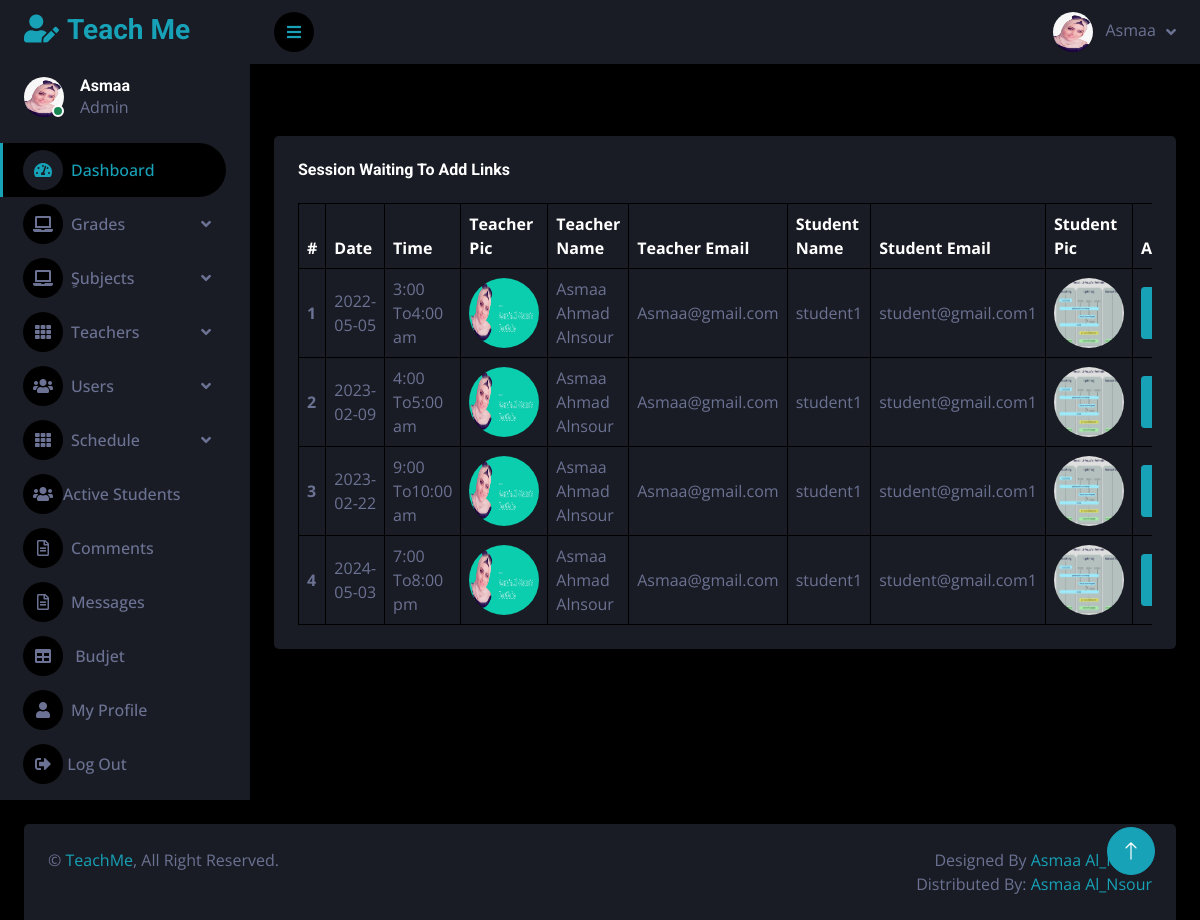
The page /Source Code/private_online_sessions/admin_area/index.php?insert_link (signed in) on the database its author committed.
### tables this page shows
CREATE TABLE `users` (
  `id` int(11) NOT NULL,
  `full_name` varchar(255) NOT NULL,
  `email` varchar(255) NOT NULL,
  `age` int(11) NOT NULL,
  `password` varchar(255) NOT NULL,
  `phone` varchar(50) NOT NULL,
  `user_type` varchar(50) NOT NULL DEFAULT 'user',
  `address` varchar(255) NOT NULL,
  `profile_pic` varchar(255) NOT NULL,
  `subject` varchar(255) DEFAULT NULL,
  `delete_user` int(11) NOT NULL DEFAULT 1
);

CREATE TABLE `booking` (
  `id` int(11) NOT NULL,
  `user_id` int(11) NOT NULL,
  `teacher_id` int(11) NOT NULL,
  `time_id` int(11) NOT NULL,
  `card_number` int(30) NOT NULL,
  `earnings` int(11) NOT NULL DEFAULT 0,
  `link` varchar(255) NOT NULL DEFAULT '0',
  `delete_session` int(11) NOT NULL DEFAULT 1
);

CREATE TABLE `available_time` (
  `id` int(11) NOT NULL,
  `teacher_id` int(11) NOT NULL,
  `date` date NOT NULL,
  `time` int(11) NOT NULL,
  `am_pm` varchar(30) NOT NULL,
  `available` int(11) NOT NULL DEFAULT 1,
  `delete_unavailable` int(11) NOT NULL DEFAULT 1
);

CREATE TABLE `teachers` (
  `id` int(11) NOT NULL,
  `full_name` varchar(255) NOT NULL,
  `phone` varchar(15) NOT NULL,
  `email` varchar(150) NOT NULL,
  `password` varchar(11) NOT NULL,
  `subject_id` int(11) NOT NULL,
  `address` varchar(255) NOT NULL,
  `age` int(11) NOT NULL,
  `image` varchar(255) NOT NULL,
  `degree` varchar(255) NOT NULL,
  `degree_file` varchar(255) NOT NULL,
  `experience` varchar(255) NOT NULL,
  `experience_file` varchar(255) NOT NULL,
  `approval` int(11) NOT NULL DEFAULT 0 COMMENT '0 is not approved',
  `suspend` int(11) NOT NULL DEFAULT 1 COMMENT '0 is suspended',
  `delete_teacher` int(11) NOT NULL DEFAULT 1 COMMENT '0 is Deleted'
);

### Source Code/private_online_sessions/admin_area/insert_link.php (the view, shortened to what this page needs)
<?php
if(!isset($_SESSION['admin_email'])){
    echo "<script>window.open('../dashboard/login.php','_self')</script>";
}
else {
$get_b = "SELECT * FROM `booking` JOIN `available_time`
WHERE  booking.delete_session=1 AND booking.time_id=available_time.id AND link='0'
ORDER BY `available_time`.`date` ASC ";
?>
            <br><br>
            <div class="container-fluid pt-4 px-4">
                <div class="bg-secondary text-center rounded p-4">
                    <div class="d-flex align-items-center justify-content-between mb-4">
                        <h6 class="mb-0">Session Waiting To Add Links</h6>
                    </div>
                    <div class="table-responsive">
                        <table class="table text-start align-middle table-bordered table-hover mb-0">
                            <thead>
                                <tr class="text-white">
                                <th scope="col">#</th>
                                            <th scope="col">Date</th>
                                            <th scope="col">Time</th>
                                            <th scope="col">Teacher Pic</th>
                                            <th scope="col">Teacher Name</th>
                                            <th scope="col">Teacher Email</th>
                                            <th scope="col">Student Name</th>
                                            <th scope="col">Student Email</th>
                                            <th scope="col">Student Pic</th>
                                            <th scope="col">Action</th>
                                </tr>
                            </thead>
                            <tbody>
                            <?php
                      $x=1;
                      if ($result = $con->query($get_b) ) {
                          while($row = $result->fetch_assoc() ){
                            $student_id =$row['user_id'];
                            $get_student = "SELECT * FROM `users` WHERE id=$student_id ";
                            $run_student = mysqli_query($con,$get_student);
$row_student=mysqli_fetch_array($run_student);
$teacher_id =$row['teacher_id'];
$get_teacher = "SELECT * FROM `teachers` WHERE id=$teacher_id ";
$run_teacher = mysqli_query($con,$get_teacher);
$row_teacher=mysqli_fetch_array($run_teacher);
                          ?>
                                        <tr>
                                            <th scope="row"><?php echo $x ?></th>
                                            <td><?php echo $row['date'] ?></td>
                                            <td><?php echo $row['time'].':00 To' .$row['time']+1 .':00 '.$row['am_pm']?></td>
                                            <td>  <img
                class="rounded-circle"
                src="<?php if ($row_teacher['image']==null){echo './img/about-2.jpg';}else{echo '../admin_area/user_image/'.$row_teacher['image'];}  ?>"
                style="width: 70px; height: 70px"
                alt="Image"
              /></td>
                                            <td><?php echo $row_teacher['full_name']?></td>
                                            <td><?php echo $row_teacher['email']?></td>
                                            <td><?php echo $row_student['full_name']?></td>
                                            <td><?php echo $row_student['email']?></td>
                                            <td>  <img
                class="rounded-circle"
                src="<?php if ($row_student['profile_pic']==null){echo './img/about-2.jpg';}else{echo '../admin_area/user_image/'.$row_student['profile_pic'];}  ?>"
                style="width: 70px; height: 70px"
                alt="Image"
              /></td>
                                            <td><a class="btn btn-sm btn-primary" href="index.php?edit_link=<?php echo $row['id']; ?>">Add Link</a></td>
                                        </tr>
                                        <?php
                                            $x=$x+1;
                                        }}
       ?>
                            </tbody>
                        </table>
                    </div>
                </div>
            </div>
<?php } ?>

### Source Code/private_online_sessions/admin_area/sidebar.php (shortened to what this page needs)
<?php
include("includes/db.php");
if(!isset($_SESSION['admin_email'])){
echo "<script>window.open('../dashboard/login.php','_self')</script>";
}
else {
    $email=$_SESSION['admin_email'];
    $get_admin = "SELECT * FROM users WHERE email ='$email'";
    $run_admin = mysqli_query($con,$get_admin);
    $row_admin = mysqli_fetch_array($run_admin);
?>
<body>
    <div class="container-fluid position-relative d-flex p-0">
        <div class="sidebar pe-4 pb-3">
            <nav class="navbar bg-secondary navbar-dark">
                <a href="index.php?dashboard" class="navbar-brand mx-4 mb-3">
                    <h3 class="text-primary"><i class="fa fa-user-edit me-2"></i>Teach Me</h3>
                </a>
                <div class="d-flex align-items-center ms-4 mb-4">
                    <div class="position-relative">
                        <img class="rounded-circle" src="../admin_area/user_image/<?php echo $row_admin['profile_pic']; ?>" alt="" style="width: 40px; height: 40px;">
                        <div class="bg-success rounded-circle border border-2 border-white position-absolute end-0 bottom-0 p-1"></div>
                    </div>
                    <div class="ms-3">
                        <h6 class="mb-0"><?php echo $row_admin['full_name'] ;?></h6>
                        <span>Admin</span>
                    </div>
                </div>
                <div class="navbar-nav w-100">
                <a href="index.php?dashboard" class="nav-item nav-link active"><i class="fa fa-tachometer-alt me-2"></i>Dashboard</a>
                <div class="nav-item dropdown">
                        <a href="#" class="nav-link dropdown-toggle" data-bs-toggle="dropdown"><i class="fa fa-laptop me-2"></i>Grades</a>
                    </div>
                <div class="nav-item dropdown">
                        <a href="#" class="nav-link dropdown-toggle" data-bs-toggle="dropdown"><i class="fa fa-laptop me-2"></i>ٍSubjects</a>
                    </div>
                    <div class="nav-item dropdown">
                        <a href="#" class="nav-link dropdown-toggle" data-bs-toggle="dropdown"><i class="fa fa-th me-2"></i>Teachers</a>
                    </div>
                    <div class="nav-item dropdown">
                        <a href="#" class="nav-link dropdown-toggle" data-bs-toggle="dropdown"><i class="fa fa-users me-2"></i>Users</a>
                    </div>
                    <div class="nav-item dropdown">
                <a href="#" class="nav-link dropdown-toggle" data-bs-toggle="dropdown"><i class="fa fa-th me-2"></i>Schedule</a>
                </div>
                    <a href="index.php?student" class="nav-item nav-link"><i class="fas fa-users"></i>Active Students</a>
                    <a href="index.php?comment" class="nav-item nav-link"><i class="far fa-file-alt me-2"></i>Comments</a>
                    <a href="index.php?message" class="nav-item nav-link"><i class="far fa-file-alt me-2"></i>Messages</a>
                                   <a href="index.php?budjet" class="nav-item nav-link"><i class="fa fa-table me-2"></i> Budjet</a>
                    <a href="index.php?user_profile=<?php echo $id; ?>" class="nav-item nav-link"><i class="fa fa-user me-2"></i>My Profile</a>
                    <a href="index.php?logout" class="nav-item nav-link"><i class="fas fa-sign-out-alt"></i>  Log Out</a>
                </div>
            </nav>
        </div>
        <div class="content">
            <nav class="navbar navbar-expand bg-secondary navbar-dark sticky-top px-4 py-0">
                <a href="#" class="sidebar-toggler flex-shrink-0">
                    <i class="fa fa-bars"></i>
                </a>
                <div class="navbar-nav align-items-center ms-auto">
                    <div class="nav-item dropdown">
                    <div class="nav-item dropdown">
                        <a href="#" class="nav-link dropdown-toggle" data-bs-toggle="dropdown">
                            <img class="rounded-circle me-lg-2" src="../admin_area/user_image/<?php echo $row_admin['profile_pic']; ?>" alt="" style="width: 40px; height: 40px;">
                            <span class="d-none d-lg-inline-flex"><?php echo $row_admin['full_name'] ;?></span>
                        </a>
                    </div>
                </div>
            </nav>
        <?php
 }
  ?>

### Source Code/private_online_sessions/admin_area/css/style.css (style rules this page uses)
:root { --primary: #17A2B8; --secondary: #191C24; --light: #6C7293; --dark: #000000; }
.btn { transition: .5s; }
.sidebar { position: fixed; top: 0; left: 0; bottom: 0; width: 250px; height: 100vh; overflow-y: auto; background: var(--secondary); transition: 0.5s; z-index: 999; }
.content { margin-left: 250px; min-height: 100vh; background: var(--dark); transition: 0.5s; }
@media (min-width: 992px) { .sidebar { margin-left: 0; } }
@media (min-width: 992px) { .content { width: calc(100% - 250px); } }
.sidebar .navbar .navbar-nav .nav-link { padding: 7px 20px; color: var(--light); font-weight: 500; border-left: 3px solid var(--secondary); border-radius: 0 30px 30px 0; outline: none; }
.sidebar .navbar .navbar-nav .nav-link:hover, .sidebar .navbar .navbar-nav .nav-link.active { color: var(--primary); background: var(--dark); border-color: var(--primary); }
.sidebar .navbar .navbar-nav .nav-link i { width: 40px; height: 40px; display: inline-flex; align-items: center; justify-content: center; background: var(--dark); border-radius: 40px; }
.sidebar .navbar .navbar-nav .nav-link:hover i, .sidebar .navbar .navbar-nav .nav-link.active i { background: var(--secondary); }
.sidebar .navbar .dropdown-toggle::after { position: absolute; top: 15px; right: 15px; border: none; content: "\f107"; font-family: "Font Awesome 5 Free"; font-weight: 900; transition: .5s; }
.content .navbar .navbar-nav .nav-link { margin-left: 25px; padding: 12px 0; color: var(--light); outline: none; }
.content .navbar .sidebar-toggler, .content .navbar .navbar-nav .nav-link i { width: 40px; height: 40px; display: inline-flex; align-items: center; justify-content: center; background: var(--dark); border-radius: 40px; }
.content .navbar .dropdown-toggle::after { margin-left: 6px; vertical-align: middle; border: none; content: "\f107"; font-family: "Font Awesome 5 Free"; font-weight: 900; transition: .5s; }

### rows shown on the page
users: profile_pic (picture), full_name "Asmaa"
booking: time.date "2022-05-05", time.time "3", $row['time']+1 "4", time.am_pm "am", teacher.image (picture), teacher.full_name "Asmaa Ahmad Alnsour", teacher.email "Asmaa@gmail.com", user.full_name "student1", user.email "student@gmail.com1", user.profile_pic (picture)
booking: time.date "2023-02-09", time.time "4", $row['time']+1 "5", time.am_pm "am", teacher.image (picture), teacher.full_name "Asmaa Ahmad Alnsour", teacher.email "Asmaa@gmail.com", user.full_name "student1", user.email "student@gmail.com1", user.profile_pic (picture)
booking: time.date "2023-02-22", time.time "9", $row['time']+1 "10", time.am_pm "am", teacher.image (picture), teacher.full_name "Asmaa Ahmad Alnsour", teacher.email "Asmaa@gmail.com", user.full_name "student1", user.email "student@gmail.com1", user.profile_pic (picture)
booking: time.date "2024-05-03", time.time "7", $row['time']+1 "8", time.am_pm "pm", teacher.image (picture), teacher.full_name "Asmaa Ahmad Alnsour", teacher.email "Asmaa@gmail.com", user.full_name "student1", user.email "student@gmail.com1", user.profile_pic (picture)
